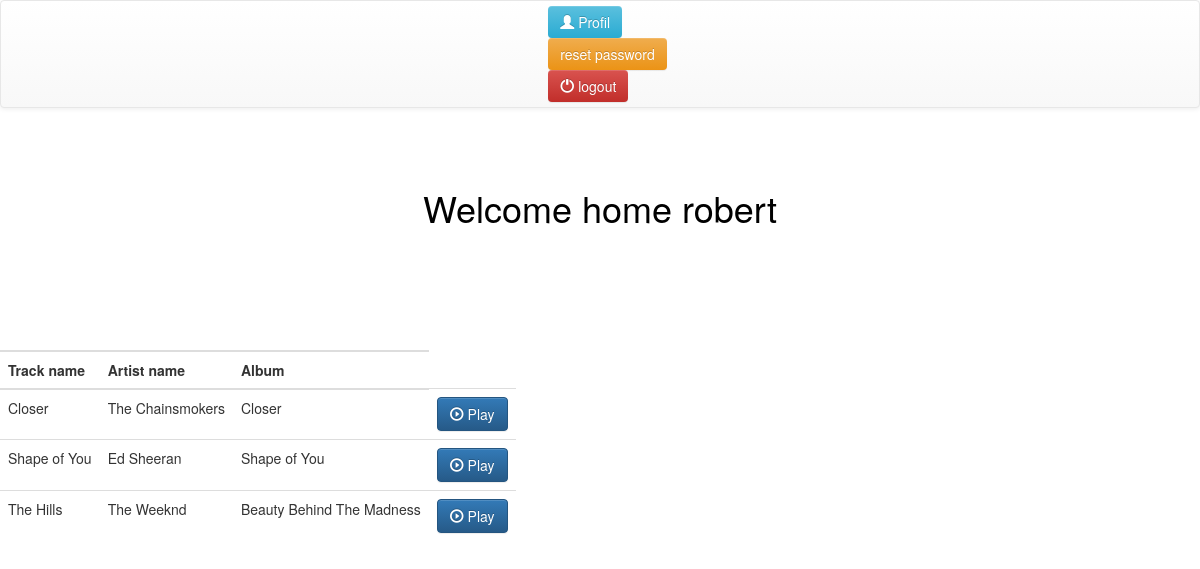
The page /m/home (signed in) on the database its author committed.
### log/models.py (models this page shows, shortened)
class Tracks(models.Model):
    track_name=models.CharField(default='',max_length=50)
    track_pseudo=models.CharField(default='',max_length=50)
    track_popularity=models.FloatField(default=0)
    track_genre=models.CharField(default='pop',max_length=50)
    Artist=models.CharField(default='',max_length=50)
    track_link=models.CharField(default='',max_length=50)
    Artist_popularity=models.FloatField(default=0)
    Artist_image=models.URLField(blank=True)
    Album_name=models.CharField(default='',max_length=50)
    Album_cover=models.URLField(blank=True)
    duration=models.FloatField(default=0)  ## lenght of the song in ms
    preview=models.URLField(blank=True)  ## preview of 30sec
    nb_rating=models.IntegerField(default=1)

### log/views.py (the view, shortened to what this page needs)
def homepage(request):
    prof = get_object_or_404(Profile, user=request.user)
    if request.method=='GET':
        if (prof.area=='' or prof.age=='' or prof.region==''):
            return redirect('profil')
        else:
            track_list = Tracks.objects.order_by('track_name')
            return render(request,'home.html',locals())

### log/templates/home.html (shortened to what this page needs)
{% extends "base.html" %}
{% block nav_bar %}
<nav class="navbar navbar-default">
  <div class="container-fluid">
    <ul class="nav navbar-nav navbar-right">
      <li class="active">
       <form action="/m/profil" method="post">
            <button class="btn btn-info btn-md">
                      <span class="glyphicon  glyphicon glyphicon-user" aria-hidden="true"></span>
                    Profil
            </button>
            </form>
      </li>
      <li>
         <form action="/m/change_password" method="post">
                <button class="btn btn-warning btn-md">
                reset
                password</button>
            </form>
      </li>
          <li>
           <form action="/m/logout" method="post">
                 <button class="btn btn-danger btn-md">
                     <span class="glyphicon glyphicon glyphicon-off" aria-hidden="true"></span>
                   logout
                   </button>
            </form>
      </li>
      </ul>
  </div>
</nav>
<br/>
<br/>
{% endblock  %}
{% block content %}
 <h1>  Welcome home {{ user}}  </h1>
<br/>
<br/>
{% endblock %}
{% block track_list %}
 <table class="table   table-inverse table-responsive">
  <thead>
  <tr> <th colspan="3" class='title'><h3><strong>Tracks we have for you:</strong></h3></th>
    <tr>
     <th scope="row">Track name </th>
     <th scope="row">Artist name</th>
     <th scope="row">Album</th>
     </tr>
  </thead>
  <tbody>
        {% for x in track_list %}
    <tr>
      <td class='cell_hvr'> {{ x.track_name }}    </td>
      <td class='cell_hvr'>{{ x.Artist }}  </td>
      <td class='cell_hvr'> {{ x.Album_name }} </td>
      <td class='cell_hvr'>
        <form id='record' class='record' action='' method='post'>
              <button class="btn btn-primary" >
                 <span class="glyphicon glyphicon-play-circle" aria-hidden="true"></span> Play
              </button>
        </form>
      </td>
    </tr>
       {% empty %}
       <tr> <th colspan="3" class='title'><h3><strong>No track in the database</strong></h3></th>
        {% endfor %}
  </tbody>
</table>
{% endblock  %}

### log/templates/main.css (style rules this page uses)
h3 { color:white; }

### log/static/css/base.css (style rules this page uses)
h1 { text-align:center; color:black; }
h3 { text-align:center; }
.btn-md { border:none; }

### rows shown on the page
Tracks: track_name "Closer", Artist "The Chainsmokers", Album_name "Closer"
Tracks: track_name "Shape of You", Artist "Ed Sheeran", Album_name "Shape of You"
Tracks: track_name "The Hills", Artist "The Weeknd", Album_name "Beauty Behind The Madness"

### other values the page prints
{{ user }} "robert"
